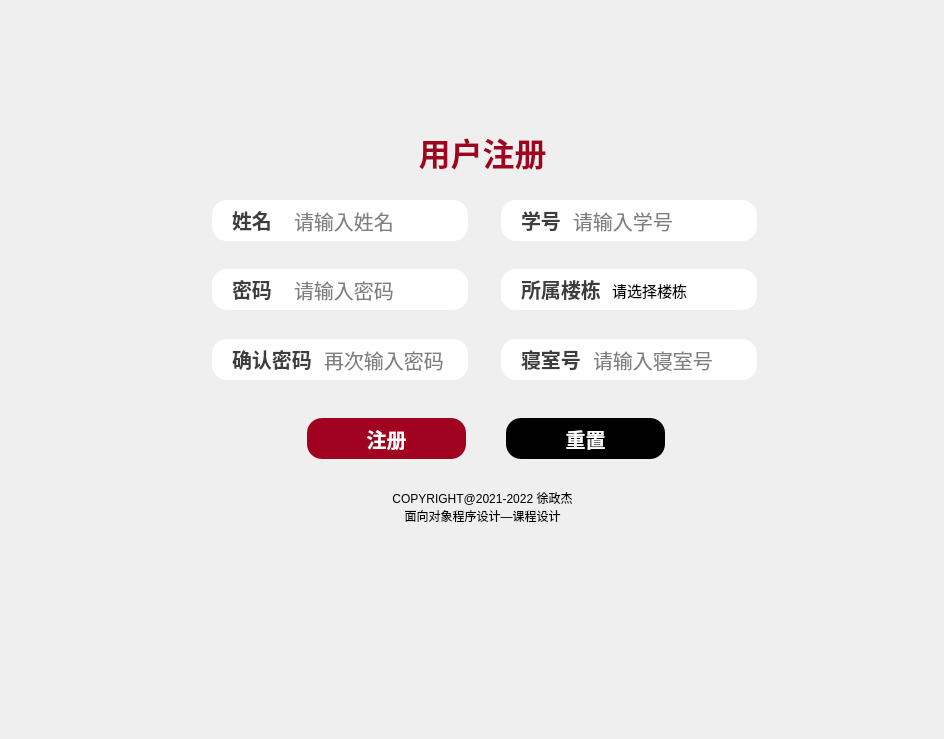
<?xml version="1.0" encoding="UTF-8"?>
<ui version="4.0">
 <class>RegistWindow</class>
 <widget class="QMainWindow" name="RegistWindow">
  <property name="geometry">
   <rect>
    <x>0</x>
    <y>0</y>
    <width>944</width>
    <height>739</height>
   </rect>
  </property>
  <property name="windowTitle">
   <string>MainWindow</string>
  </property>
  <widget class="QWidget" name="centralwidget">
   <widget class="QLabel" name="label">
    <property name="geometry">
     <rect>
      <x>10</x>
      <y>10</y>
      <width>921</width>
      <height>631</height>
     </rect>
    </property>
    <property name="styleSheet">
     <string notr="true">background-image: url(:/images/images/注册底层.png);</string>
    </property>
    <property name="text">
     <string/>
    </property>
   </widget>
   <widget class="QFrame" name="frame">
    <property name="geometry">
     <rect>
      <x>177</x>
      <y>120</y>
      <width>611</width>
      <height>410</height>
     </rect>
    </property>
    <property name="styleSheet">
     <string notr="true">border-radius:15px;
box-shadow: 0 4px 10px rgba(0, 0, 0, 0.3);</string>
    </property>
    <property name="frameShape">
     <enum>QFrame::StyledPanel</enum>
    </property>
    <property name="frameShadow">
     <enum>QFrame::Raised</enum>
    </property>
    <widget class="QWidget" name="gridLayoutWidget">
     <property name="geometry">
      <rect>
       <x>0</x>
       <y>0</y>
       <width>611</width>
       <height>411</height>
      </rect>
     </property>
     <layout class="QGridLayout" name="gridLayout">
      <item row="1" column="1">
       <widget class="QGroupBox" name="groupBox_8">
        <property name="title">
         <string/>
        </property>
        <widget class="QLabel" name="label_8">
         <property name="geometry">
          <rect>
           <x>15</x>
           <y>10</y>
           <width>256</width>
           <height>41</height>
          </rect>
         </property>
         <property name="styleSheet">
          <string notr="true">background-color:white;
border-radius:15px;</string>
         </property>
         <property name="text">
          <string/>
         </property>
         <property name="alignment">
          <set>Qt::AlignCenter</set>
         </property>
        </widget>
        <widget class="QLabel" name="label_13">
         <property name="geometry">
          <rect>
           <x>35</x>
           <y>17</y>
           <width>40</width>
           <height>26</height>
          </rect>
         </property>
         <property name="styleSheet">
          <string notr="true">font-size:20px;
font-weight:bold;
color:#3d3d3d;</string>
         </property>
         <property name="text">
          <string>学号</string>
         </property>
        </widget>
        <widget class="QLineEdit" name="lineEdit_3">
         <property name="geometry">
          <rect>
           <x>85</x>
           <y>17</y>
           <width>181</width>
           <height>26</height>
          </rect>
         </property>
         <property name="styleSheet">
          <string notr="true">font-size:20px;</string>
         </property>
         <property name="placeholderText">
          <string>请输入学号</string>
         </property>
        </widget>
       </widget>
      </item>
      <item row="1" column="0">
       <widget class="QGroupBox" name="groupBox_9">
        <property name="title">
         <string/>
        </property>
        <property name="alignment">
         <set>Qt::AlignCenter</set>
        </property>
        <widget class="QLabel" name="label_4">
         <property name="geometry">
          <rect>
           <x>35</x>
           <y>10</y>
           <width>256</width>
           <height>41</height>
          </rect>
         </property>
         <property name="styleSheet">
          <string notr="true">background-color:white;
border-radius:15px;</string>
         </property>
         <property name="text">
          <string/>
         </property>
         <property name="alignment">
          <set>Qt::AlignCenter</set>
         </property>
        </widget>
        <widget class="QLabel" name="label_7">
         <property name="geometry">
          <rect>
           <x>55</x>
           <y>17</y>
           <width>40</width>
           <height>26</height>
          </rect>
         </property>
         <property name="styleSheet">
          <string notr="true">font-size:20px;
font-weight:bold;
color:#3d3d3d;</string>
         </property>
         <property name="text">
          <string>姓名</string>
         </property>
        </widget>
        <widget class="QLineEdit" name="lineEdit">
         <property name="geometry">
          <rect>
           <x>115</x>
           <y>17</y>
           <width>171</width>
           <height>26</height>
          </rect>
         </property>
         <property name="styleSheet">
          <string notr="true">font-size:20px;</string>
         </property>
         <property name="placeholderText">
          <string>请输入姓名</string>
         </property>
        </widget>
       </widget>
      </item>
      <item row="8" column="0" colspan="2">
       <widget class="QLabel" name="label_2">
        <property name="styleSheet">
         <string notr="true">font-weight:light;
font-family:'Microsoft Yahei Light'</string>
        </property>
        <property name="text">
         <string>
COPYRIGHT@2021-2022 徐政杰
面向对象程序设计—课程设计</string>
        </property>
        <property name="alignment">
         <set>Qt::AlignCenter</set>
        </property>
       </widget>
      </item>
      <item row="2" column="1">
       <widget class="QGroupBox" name="groupBox_7">
        <property name="title">
         <string/>
        </property>
        <widget class="QLabel" name="label_9">
         <property name="geometry">
          <rect>
           <x>15</x>
           <y>10</y>
           <width>256</width>
           <height>41</height>
          </rect>
         </property>
         <property name="styleSheet">
          <string notr="true">background-color:white;
border-radius:15px;</string>
         </property>
         <property name="text">
          <string/>
         </property>
         <property name="alignment">
          <set>Qt::AlignCenter</set>
         </property>
        </widget>
        <widget class="QLabel" name="label_14">
         <property name="geometry">
          <rect>
           <x>35</x>
           <y>17</y>
           <width>81</width>
           <height>26</height>
          </rect>
         </property>
         <property name="styleSheet">
          <string notr="true">font-size:20px;
font-weight:bold;
color:#3d3d3d;</string>
         </property>
         <property name="text">
          <string>所属楼栋</string>
         </property>
        </widget>
        <widget class="QComboBox" name="comboBox">
         <property name="geometry">
          <rect>
           <x>15</x>
           <y>20</y>
           <width>255</width>
           <height>22</height>
          </rect>
         </property>
         <property name="cursor">
          <cursorShape>PointingHandCursor</cursorShape>
         </property>
         <property name="styleSheet">
          <string notr="true">QComboBox::down-arrow {
	image: url(:/icons/icons/_下拉箭头小.png);
	height:22px;
	width:22px;
	padding-right:5px;
}
QComboBox QAbstractItemView::item{
	min-height: 34px;
	selection-color:white;
	selection-background-color: #B6B6B6;
}
QComboBox::drop-down{
	border:0px solid gray;
	border-radius:0px 15px 15px 0px;
	background-color: rgb(255, 255, 255);
}
QComboBox{
	combobox-popup: 0;
	border:1px solid white;
	font-size:15px;
	padding-left:110px;
}
QComboBox QAbstractScrollArea QScrollBar:vertical{
	width: 6px;
	height:100px;
	background-color: transparent;
}
QComboBox QAbstractScrollArea QScrollBar::handle:vertical{
	border-radius: 3px;
	background: rgba(255,255,255,0.1);
}
QComboBox QScrollBar::add-line::vertical{
	border:none;
}
QComboBox QScrollBar::sub-line::vertical{
	border:none;
}</string>
         </property>
         <property name="editable">
          <bool>false</bool>
         </property>
         <property name="placeholderText">
          <string>请选择楼栋</string>
         </property>
        </widget>
        <zorder>label_9</zorder>
        <zorder>comboBox</zorder>
        <zorder>label_14</zorder>
       </widget>
      </item>
      <item row="2" column="0">
       <widget class="QGroupBox" name="groupBox_6">
        <property name="title">
         <string/>
        </property>
        <widget class="QLabel" name="label_5">
         <property name="geometry">
          <rect>
           <x>35</x>
           <y>10</y>
           <width>256</width>
           <height>41</height>
          </rect>
         </property>
         <property name="styleSheet">
          <string notr="true">background-color:white;
border-radius:15px;</string>
         </property>
         <property name="text">
          <string/>
         </property>
         <property name="alignment">
          <set>Qt::AlignCenter</set>
         </property>
        </widget>
        <widget class="QLabel" name="label_11">
         <property name="geometry">
          <rect>
           <x>55</x>
           <y>17</y>
           <width>40</width>
           <height>26</height>
          </rect>
         </property>
         <property name="styleSheet">
          <string notr="true">font-size:20px;
font-weight:bold;
color:#3d3d3d;</string>
         </property>
         <property name="text">
          <string>密码</string>
         </property>
        </widget>
        <widget class="QLineEdit" name="lineEdit_2">
         <property name="geometry">
          <rect>
           <x>115</x>
           <y>17</y>
           <width>171</width>
           <height>26</height>
          </rect>
         </property>
         <property name="styleSheet">
          <string notr="true">font-size:20px;</string>
         </property>
         <property name="placeholderText">
          <string>请输入密码</string>
         </property>
        </widget>
       </widget>
      </item>
      <item row="3" column="0">
       <widget class="QGroupBox" name="groupBox_4">
        <property name="title">
         <string/>
        </property>
        <widget class="QLabel" name="label_6">
         <property name="geometry">
          <rect>
           <x>35</x>
           <y>10</y>
           <width>256</width>
           <height>41</height>
          </rect>
         </property>
         <property name="styleSheet">
          <string notr="true">background-color:white;
border-radius:15px;</string>
         </property>
         <property name="text">
          <string/>
         </property>
         <property name="alignment">
          <set>Qt::AlignCenter</set>
         </property>
        </widget>
        <widget class="QLabel" name="label_12">
         <property name="geometry">
          <rect>
           <x>55</x>
           <y>17</y>
           <width>81</width>
           <height>26</height>
          </rect>
         </property>
         <property name="styleSheet">
          <string notr="true">font-size:20px;
font-weight:bold;
color:#3d3d3d;</string>
         </property>
         <property name="text">
          <string>确认密码</string>
         </property>
        </widget>
        <widget class="QLineEdit" name="lineEdit_4">
         <property name="geometry">
          <rect>
           <x>145</x>
           <y>17</y>
           <width>141</width>
           <height>26</height>
          </rect>
         </property>
         <property name="styleSheet">
          <string notr="true">font-size:20px;</string>
         </property>
         <property name="placeholderText">
          <string>再次输入密码</string>
         </property>
        </widget>
       </widget>
      </item>
      <item row="4" column="1">
       <widget class="QGroupBox" name="groupBox_2">
        <widget class="QPushButton" name="pushButton_4">
         <property name="geometry">
          <rect>
           <x>20</x>
           <y>20</y>
           <width>159</width>
           <height>41</height>
          </rect>
         </property>
         <property name="cursor">
          <cursorShape>PointingHandCursor</cursorShape>
         </property>
         <property name="styleSheet">
          <string notr="true">background-color:black;
border-radius:15px;
color:white;
font-size:20px;
font-weight:bold;</string>
         </property>
         <property name="text">
          <string>重置</string>
         </property>
        </widget>
       </widget>
      </item>
      <item row="4" column="0">
       <widget class="QGroupBox" name="groupBox_5">
        <property name="title">
         <string/>
        </property>
        <widget class="QPushButton" name="pushButton_3">
         <property name="geometry">
          <rect>
           <x>130</x>
           <y>20</y>
           <width>159</width>
           <height>41</height>
          </rect>
         </property>
         <property name="cursor">
          <cursorShape>PointingHandCursor</cursorShape>
         </property>
         <property name="styleSheet">
          <string notr="true">background-color:#a0021f;
border-radius:15px;
color:white;
font-size:20px;
font-weight:bold;</string>
         </property>
         <property name="text">
          <string>注册</string>
         </property>
        </widget>
       </widget>
      </item>
      <item row="3" column="1">
       <widget class="QGroupBox" name="groupBox">
        <property name="title">
         <string/>
        </property>
        <widget class="QLabel" name="label_10">
         <property name="geometry">
          <rect>
           <x>15</x>
           <y>10</y>
           <width>256</width>
           <height>41</height>
          </rect>
         </property>
         <property name="styleSheet">
          <string notr="true">background-color:white;
border-radius:15px;</string>
         </property>
         <property name="text">
          <string/>
         </property>
         <property name="alignment">
          <set>Qt::AlignCenter</set>
         </property>
        </widget>
        <widget class="QLabel" name="label_15">
         <property name="geometry">
          <rect>
           <x>35</x>
           <y>17</y>
           <width>61</width>
           <height>26</height>
          </rect>
         </property>
         <property name="styleSheet">
          <string notr="true">font-size:20px;
font-weight:bold;
color:#3d3d3d;</string>
         </property>
         <property name="text">
          <string>寝室号</string>
         </property>
        </widget>
        <widget class="QLineEdit" name="lineEdit_5">
         <property name="geometry">
          <rect>
           <x>105</x>
           <y>17</y>
           <width>161</width>
           <height>26</height>
          </rect>
         </property>
         <property name="styleSheet">
          <string notr="true">font-size:20px;</string>
         </property>
         <property name="placeholderText">
          <string>请输入寝室号</string>
         </property>
        </widget>
       </widget>
      </item>
      <item row="0" column="0" colspan="2">
       <widget class="QLabel" name="label_3">
        <property name="styleSheet">
         <string notr="true">color:#a0021f;
font-family:'Microsoft Yahei';
font-size:32px;
font-weight:bold;</string>
        </property>
        <property name="text">
         <string>用户注册</string>
        </property>
        <property name="alignment">
         <set>Qt::AlignCenter</set>
        </property>
       </widget>
      </item>
     </layout>
    </widget>
   </widget>
   <widget class="QPushButton" name="pushButton">
    <property name="geometry">
     <rect>
      <x>870</x>
      <y>30</y>
      <width>26</width>
      <height>26</height>
     </rect>
    </property>
    <property name="styleSheet">
     <string notr="true">background-color:transparent;
border-image: url(:/icons/icons/关闭1.png);
border:0px;</string>
    </property>
    <property name="text">
     <string/>
    </property>
   </widget>
   <widget class="QPushButton" name="pushButton_2">
    <property name="geometry">
     <rect>
      <x>830</x>
      <y>30</y>
      <width>26</width>
      <height>26</height>
     </rect>
    </property>
    <property name="styleSheet">
     <string notr="true">background-color:transparent;
border-image: url(:/icons/icons/最小化1 (1).png);
border:0px;</string>
    </property>
    <property name="text">
     <string/>
    </property>
   </widget>
  </widget>
 </widget>
 <resources>
  <include location="resource.qrc"/>
 </resources>
 <connections/>
</ui>
